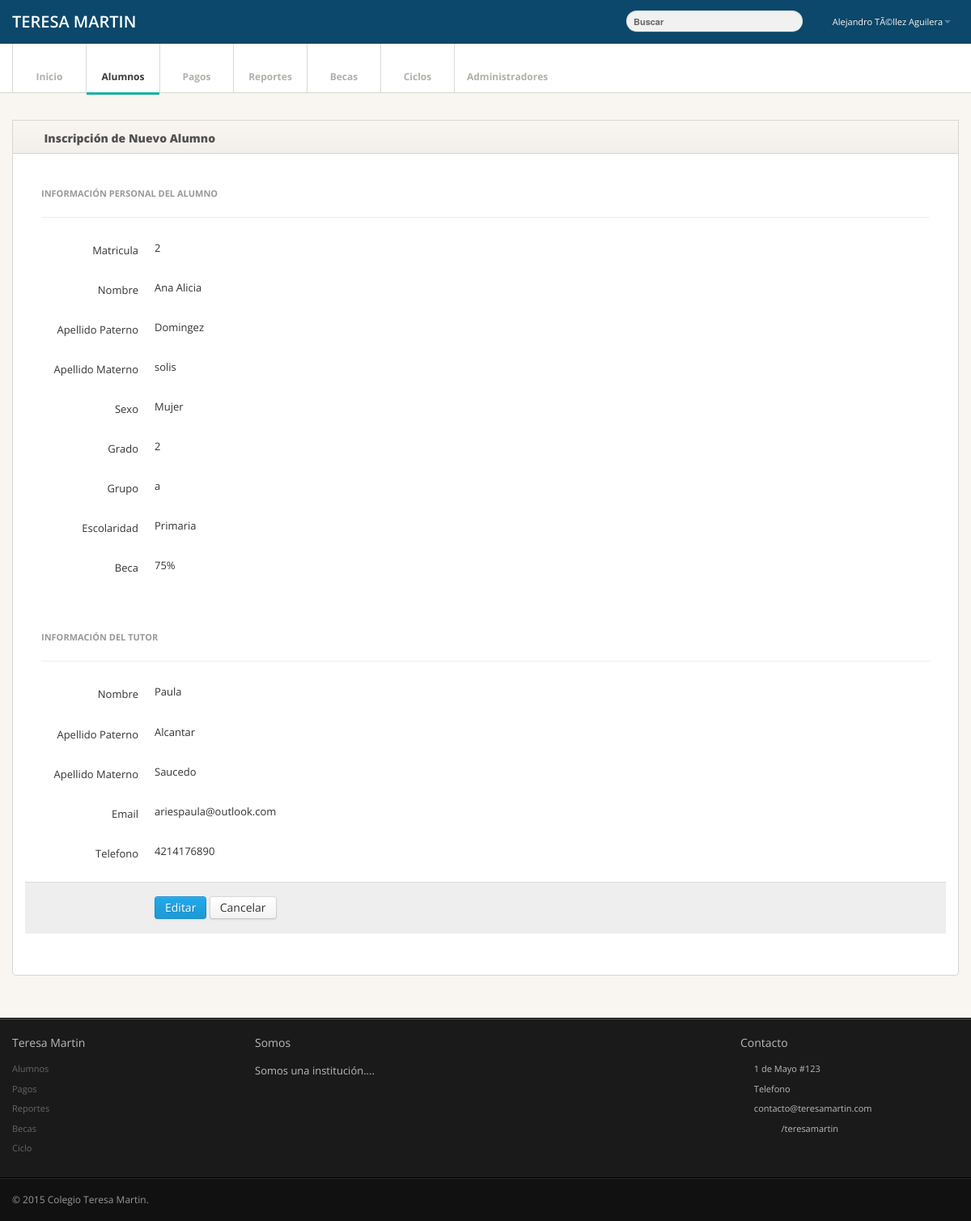
The app's page /frm_alumno.php?matricula=2&ver=ver (signed in), older data.
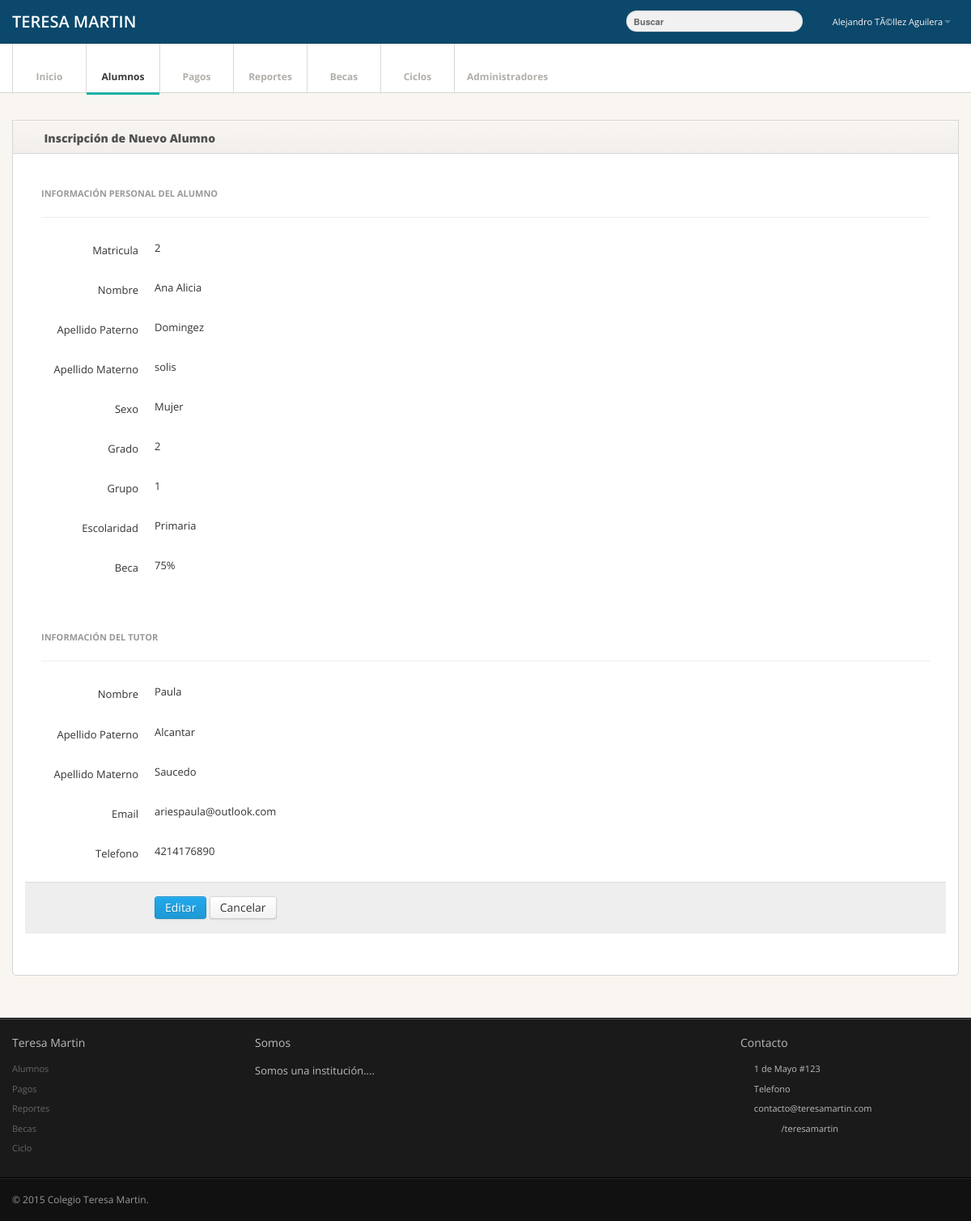
The same page, newer data.
### tables this page shows
CREATE TABLE IF NOT EXISTS `alumno` (
  `matricula` int(11) NOT NULL,
  `a_paterno` varchar(45) NOT NULL,
  `a_materno` varchar(45) NOT NULL,
  `nombre` varchar(45) NOT NULL,
  `idsexo` int(11) NOT NULL,
  `idestatus` int(11) NOT NULL,
  `idgg` int(11) NOT NULL,
  `idescolaridad` int(11) NOT NULL,
  `idtutor` int(11) NOT NULL,
  `idbeca` int(11) NOT NULL,
  `idgrado` int(11) NOT NULL,
  `idgrupo` int(11) NOT NULL
);

### conexion.php (called while the page is built, shortened)
<?php
class Conexion
{
private static $instancia;
private $con;
private function __construct()
{
    try
    {
    $this->con = new PDO("mysql:host=localhost;dbname=teresamartin",'root','');
    $this->con->exec("SET CHARSET SET utf8");
    }
    catch(PDOEception $e)
    {
        echo "Error:" . $e->getMessage();
        die();
    }
}
  public static function singleton_conexion()
    {
    if(!isset(self::$instancia)){
    self::$instancia = new $miclase;
    }
    return self::$instancia;
    }
public function prepare($sql)
{
return $this->con->prepare($sql);
}
}

### Alumno.php (called while the page is built, shortened)
<?php
require_once 'conexion.php';
class Alumno{
   private $con;
   public function __construct()
   {
      $this->con = Conexion::singleton_conexion();
   }
   public function get_alumno($matricula = null){
      try {
         $sql = "SELECT * FROM alumno";
         if ($matricula != null){
            $sql .= " WHERE matricula = ?";
         }
         $consulta = $this->con->prepare($sql);
         if ($matricula!= null){
            $consulta->bindParam(1, $matricula);
         }
         $consulta->execute();
         if($consulta->rowCount() > 0){
            return $consulta;
         } else {
            return FALSE;
         }
      } catch (PDOExeption $e) {
         print "Error:". $e->getMessge();
      }
   }
}

### frm_alumno.php (the view, shortened to what the changed rows need)
<?php
if(isset($_GET['matricula'])){
   $matricula = $_GET['matricula'];
   include_once 'Alumno.php';
   $alumno = new Alumno();
   $datos = $alumno->get_alumno($matricula);
   $row = $datos->fetchObject();
}
if(isset($_GET['ver'])){
   $ver = $_GET['ver'];
}
?>
<!DOCTYPE html>
<html lang="es">
   <head>
      <link href="css/bootstrap.min.css" rel="stylesheet">
      <link href="css/bootstrap-responsive.min.css" rel="stylesheet">
      <link href="css/font-awesome.css" rel="stylesheet">
      <link href="css/style.css" rel="stylesheet">
      <link href="css/pages/dashboard.css" rel="stylesheet">
      <link href="css/styleAAA.css" rel="stylesheet">
    <link href="css/ketchup/jquery.ketchup.css" rel="stylesheet">
    <link href="css/ketchup/jcomfirmaction.css" rel="stylesheet">
   </head>
   <body>
      <div class="main">
         <div class="main-inner">
            <div class="container">
               <div class="row">
                  <div class="span12">
                     <div class="widget ">
                        <div class="widget-content">
                           <div class="content">
                              <div class="pane" id="formcontrols">
                                 <form id="edit-profile" class="form-horizontal valialum" method="<?php
if(isset($ver)){
   echo "get";
}else{
   echo "post";
}?>" action="<?php
if(isset($ver)){
   echo "frm_alumno.php";
}else{
   echo "agregar_alumno.php";
}
             ?>" >
                                    <fieldset>
                                       <div id="big_stats" class="cf">
                                          <?php
if(isset($matricula)){?>
                                          <div class="control-group">
                                             <div class="controls">
                                                <?php
   if(isset($_GET['matricula'])){
      if(isset($ver)){
      echo "<p class='form-control-static'>$row->matricula</p>";
   }else{
         echo "<input type='text' class='span6 disabled' name='matricula2' value='$row->matricula' id='matricula' disabled>";
          echo "<input type='hidden' name='matricula' value='$row->matricula'>";
      }
   }
   ?>
                                             </div>
                                          </div>
                                          <?php }?>
                                          <div class="control-group">
                                             <div class="controls">
                                                <?php if(isset($matricula)){
   if(isset($ver)){
      echo "<p class='form-control-static'>$row->nombre</p>";
   }else{
      echo "<input type='text' class='span6 disabled form-control' name='nombre' id='nombre' value='$row->nombre' data-validate='validate(required, rangelength(1,25))'>";
   }
}else{
   echo "<input type='text' class='span6 disabled form-control' name='nombre' id='nombre' data-validate='validate(required, rangelength(1,25))'>";
}?>
                                             </div>
                                          </div>
                                          <div class="control-group">
                                             <div class="controls">
                                                <?php if(isset($matricula)){
   if(isset($ver)){
      echo "<p class='form-control-static'>$row->a_paterno</p>";
   }else{
      echo "<input type='text' class='span6 disabled form-control' name='a_paterno' id='a_paterno' value='$row->a_paterno' data-validate='validate(required, rangelength(1,25))'>";
   }
}else{
   echo "<input type='text' class='span6 disabled form-control' name='a_paterno' id='a_paterno' data-validate='validate(required, rangelength(1,25))'>";
}?>
                                             </div>
                                          </div>
                                          <div class="control-group">
                                             <div class="controls">
                                                <?php if(isset($matricula)){
   if(isset($ver)){
      echo "<p class='form-control-static'>$row->a_materno</p>";
   }else{
      echo "<input type='text' class='span6 disabled form-control' name='a_materno' id='a_materno' value='$row->a_materno' data-validate='validate(required, rangelength(1,25))'>";
   }
}else{
   echo "<input type='text' class='span6 disabled form-control' name='a_materno' id='a_materno' data-validate='validate(required, rangelength(1,25))'>";
}?>
                                             </div>
                                          </div>
                                          <div class="control-group">
                                             <div class="controls">
                                                <?php
if(isset($matricula)){
   if(isset($ver)){
      echo "<p class='form-control-static'>$row->idgrado</p>";
   }
}?>
                                             </div>
                                          </div>
                                          <div class="control-group">
                                             <div class="controls">
                                                <?php
if(isset($matricula)){
   if(isset($ver)){
      echo "<p class='form-control-static'>$row->idgrupo</p>";
   }else{
      echo "<select class='form-control' name='grupo'>
                                                   <option value='a'"; if($row->idgrupo=="a"){echo "selected";} echo ">A</option>
                                                   <option value='b'"; if($row->idgrupo=="b"){echo "selected";} echo ">B</option>
                                                   <option value='c'"; if($row->idgrupo=="c"){echo "selected";} echo ">C</option>
                                                </select>";
   }
}else{
   echo "<select class='form-control' name='grupo'>
                                                   <option value='a'>A</option>
                                                   <option value='b'>B</option>
                                                   <option value='c'>C</option>
                                                </select>";
}?>
                                             </div>
                                          </div>
                                       </div>
                                       <br />
                                    </fieldset>
                                 </form>
                              </div>
                           </div>
                        </div>
                     </div>
                  </div>
               </div>
            </div>
         </div>
      </div>
   </body>
</html>

Row changes from the older to the newer data that the page shows:
changed alumno "Ana Alicia": idgrupo "a" → "1"
